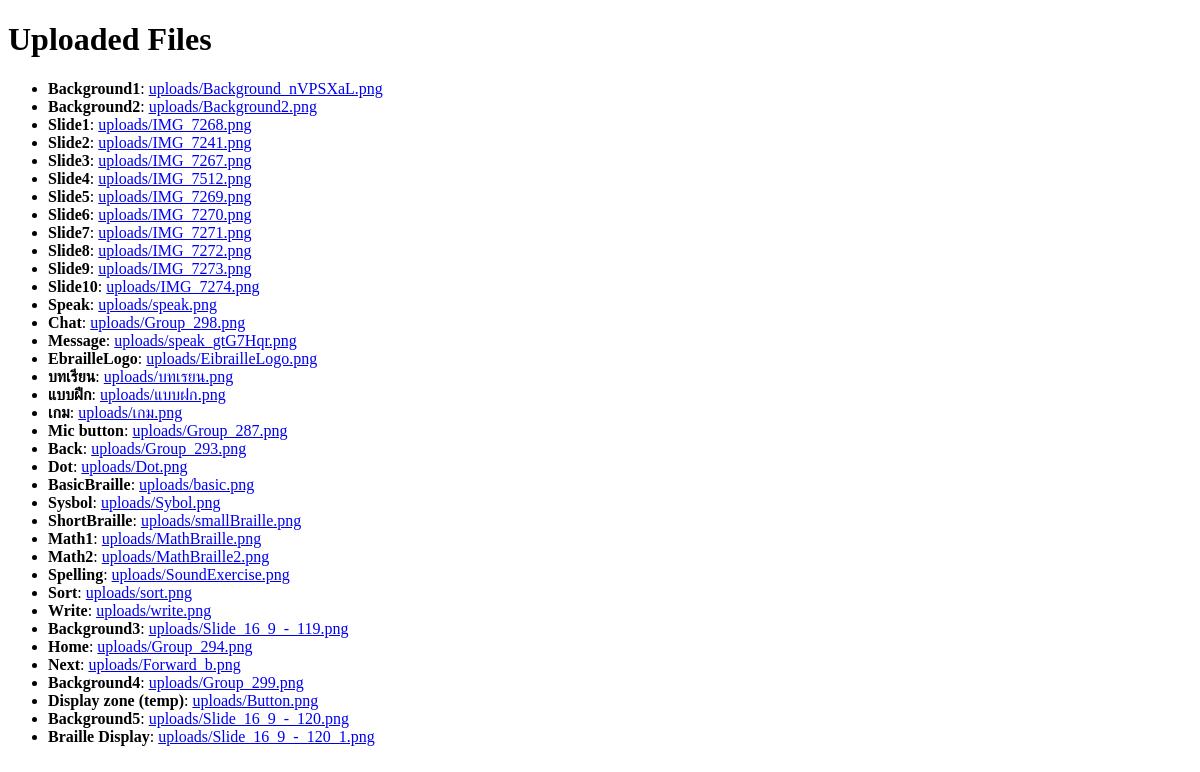
The page /Setting/files/ on the database as committed earlier.
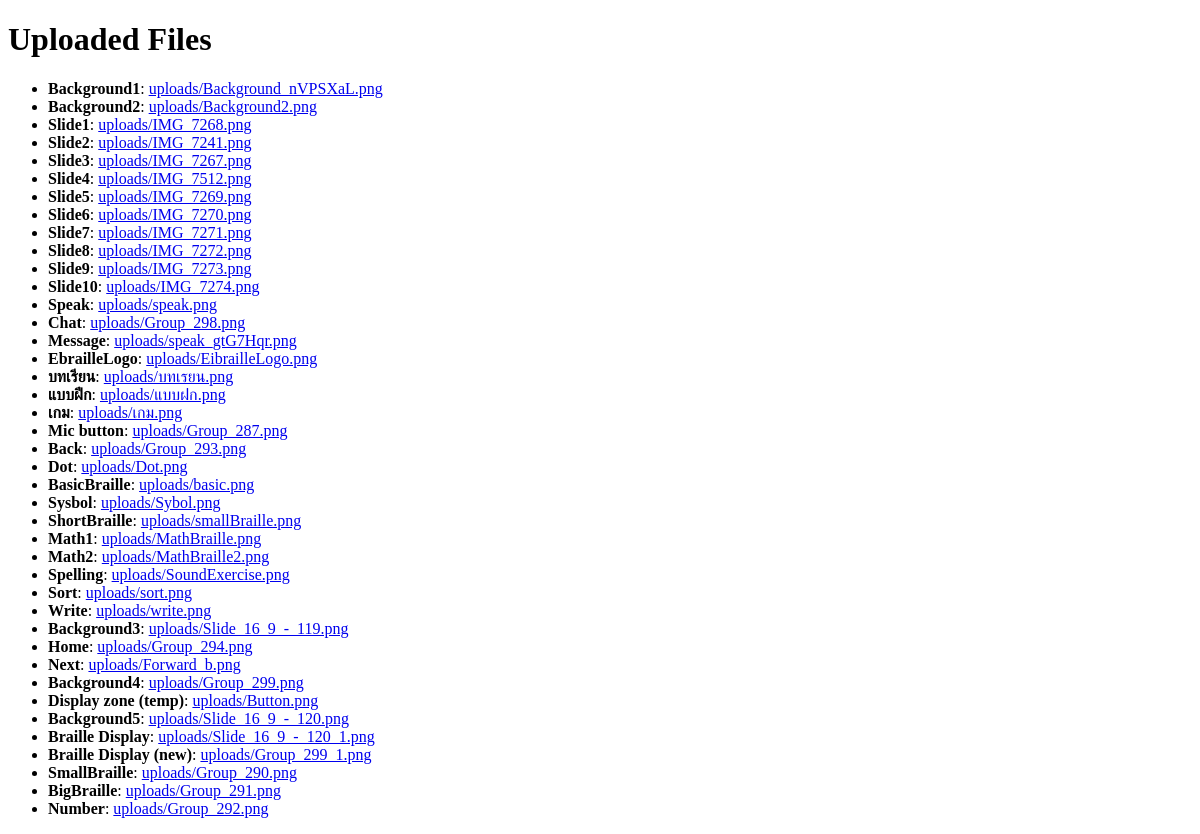
The same page on the database as committed later.
### Setting/models.py (models this page shows)
class FileUpload(models.Model):
    title = models.CharField(max_length=100)
    file = models.FileField(upload_to='uploads/')  # Files will be uploaded to media/uploads/
    uploaded_at = models.DateTimeField(auto_now_add=True)

### Setting/views.py (the view)
# urls.py: path('files/', views.file_list, name='file_list'),
def file_list(request):
    files = FileUpload.objects.all()  # Retrieve all uploaded files
    return render(request, 'file_list.html', {'files': files})

### authentication/context_processors.py (called while the page is built)
def youtube_video(request):
    return {
        'YOUTUBE_VIDEO_ID': settings.YOUTUBE_VIDEO_ID,
    }

### Setting/templates/file_list.html (shortened to what this page needs)
<!DOCTYPE html>
<html>
<head>
</head>
<body>
    <h1>Uploaded Files</h1>
    <ul>
        {% for file in files %}
            <li>
                <strong>{{ file.title }}</strong>:
                <a href="{{ file.file.url }}">{{ file.file.name }}</a>
            </li>
        {% endfor %}
    </ul>
</body>
</html>

Rows that differ between the two databases and show on the page:
added FileUpload: title "Braille Display (new)", file.name "uploads/Group_299_1.png"
added FileUpload: title "SmallBraille", file.name "uploads/Group_290.png"
added FileUpload: title "BigBraille", file.name "uploads/Group_291.png"
added FileUpload: title "Number", file.name "uploads/Group_292.png"
